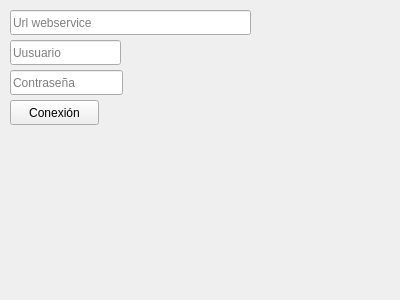
<?xml version="1.0" encoding="UTF-8"?>
<ui version="4.0">
 <class>UserConection</class>
 <widget class="QWidget" name="UserConection">
  <property name="geometry">
   <rect>
    <x>0</x>
    <y>0</y>
    <width>400</width>
    <height>300</height>
   </rect>
  </property>
  <property name="windowTitle">
   <string>Form</string>
  </property>
  <widget class="QLineEdit" name="lineEdit_password">
   <property name="geometry">
    <rect>
     <x>10</x>
     <y>70</y>
     <width>113</width>
     <height>25</height>
    </rect>
   </property>
   <property name="placeholderText">
    <string>Contraseña</string>
   </property>
  </widget>
  <widget class="QLineEdit" name="lineEdit_url">
   <property name="geometry">
    <rect>
     <x>10</x>
     <y>10</y>
     <width>241</width>
     <height>25</height>
    </rect>
   </property>
   <property name="inputMethodHints">
    <set>Qt::ImhUrlCharactersOnly</set>
   </property>
   <property name="placeholderText">
    <string>Url webservice</string>
   </property>
  </widget>
  <widget class="QLineEdit" name="lineEdit_user">
   <property name="geometry">
    <rect>
     <x>10</x>
     <y>40</y>
     <width>111</width>
     <height>25</height>
    </rect>
   </property>
   <property name="placeholderText">
    <string>Uusuario</string>
   </property>
  </widget>
  <widget class="QPushButton" name="btn_conn">
   <property name="geometry">
    <rect>
     <x>10</x>
     <y>100</y>
     <width>89</width>
     <height>25</height>
    </rect>
   </property>
   <property name="text">
    <string>Conexión</string>
   </property>
  </widget>
 </widget>
 <resources/>
 <connections/>
 <slots>
  <slot>on_connection_clicked()</slot>
 </slots>
</ui>
